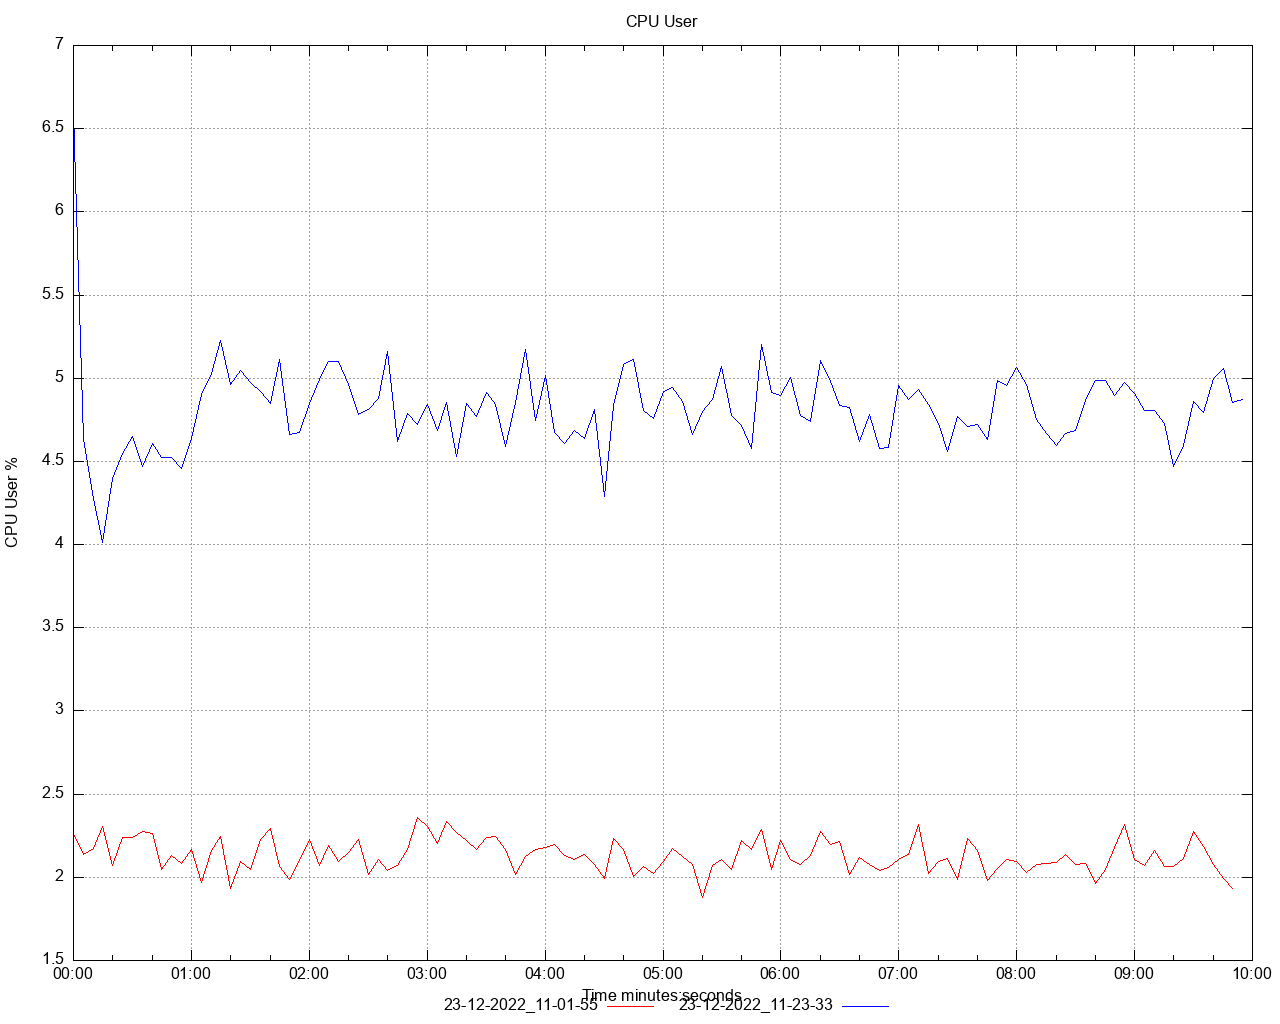

Reproduce this figure in gnuplot.
set title 'CPU User' noenhanced
set style data lines
set datafile separator ","
set terminal png size 1280,1024
set grid
set key below
set xdata time
set timefmt "%s"
offset = 0
t0(x)=(offset=($0==0) ? x : offset, x - offset)
set xlabel 'Time minutes:seconds'
set ylabel 'CPU User %'
set output '/Users/ahmet.mircik/Workspace/python/hazelcast-simulator/offload-benchmarks/report/dstat/cpu_user_A4.png'
plot \
   '/Users/ahmet.mircik/Workspace/python/hazelcast-simulator/offload-benchmarks/report/data/cpu_user_A4_1.data' using (t0(timecolumn(1))):2 title "23-12-2022_11-01-55" noenhanced lt rgb "red", \
   '/Users/ahmet.mircik/Workspace/python/hazelcast-simulator/offload-benchmarks/report/data/cpu_user_A4_2.data' using (t0(timecolumn(1))):2 title "23-12-2022_11-23-33" noenhanced lt rgb "blue", \
